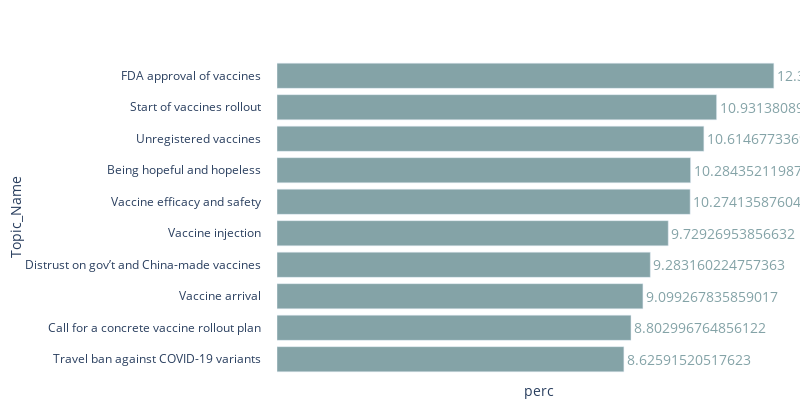

Here is the notebook cell this chart was saved with:
### Code cell
import plotly.express as px

fig = px.bar(topic_dist, x="perc", y="Topic_Name", orientation='h',
             height=400,
             width = 800,
             text = 'perc')

fig.update_traces(marker_color='#84a3a7',
                 textposition='outside',
                 textfont=dict(size=14,
                               color="#84a3a7"
                              ))

fig.update_layout(plot_bgcolor='rgba(0,0,0,0)',
                  paper_bgcolor='rgba(0,0,0,0)',
                  hovermode=False,
                  xaxis = dict(showticklabels = False),
                  margin=dict(l=30, r=0, b=10, pad=15),)


fig.show()

### Figure 1 — Plotly figure (JSON) as saved in the notebook; plotly's stock layout.template omitted (floating-point values rounded to 4 significant figures)
{"data": [{"alignmentgroup": "True", "hovertemplate": "perc=%{text}<br>Topic_Name=%{y}<extra></extra>", "legendgroup": "", "marker": {"color": "#84a3a7"}, "name": "", "offsetgroup": "", "orientation": "h", "showlegend": false, "text": [8.626, 8.803, 9.099, 9.283, 9.729, 10.27, 10.28, 10.61, 10.93, 12.35], "textfont": {"color": "#84a3a7", "size": 14}, "textposition": "outside", "type": "bar", "x": [8.626, 8.803, 9.099, 9.283, 9.729, 10.27, 10.28, 10.61, 10.93, 12.35], "xaxis": "x", "y": ["Travel ban against COVID-19 variants", "Call for a concrete vaccine rollout plan", "Vaccine arrival", "Distrust on gov’t and China-made vaccines", "Vaccine injection", "Vaccine efficacy and safety", "Being hopeful and hopeless", "Unregistered vaccines", "Start of vaccines rollout", "FDA approval of vaccines"], "yaxis": "y"}], "layout": {"barmode": "relative", "height": 400, "hovermode": false, "legend": {"tracegroupgap": 0}, "margin": {"b": 10, "l": 30, "pad": 15, "r": 0, "t": 60}, "paper_bgcolor": "rgba(0,0,0,0)", "plot_bgcolor": "rgba(0,0,0,0)", "width": 800, "xaxis": {"anchor": "y", "domain": [0, 1], "showticklabels": false, "title": {"text": "perc"}}, "yaxis": {"anchor": "x", "domain": [0, 1], "title": {"text": "Topic_Name"}}}}
